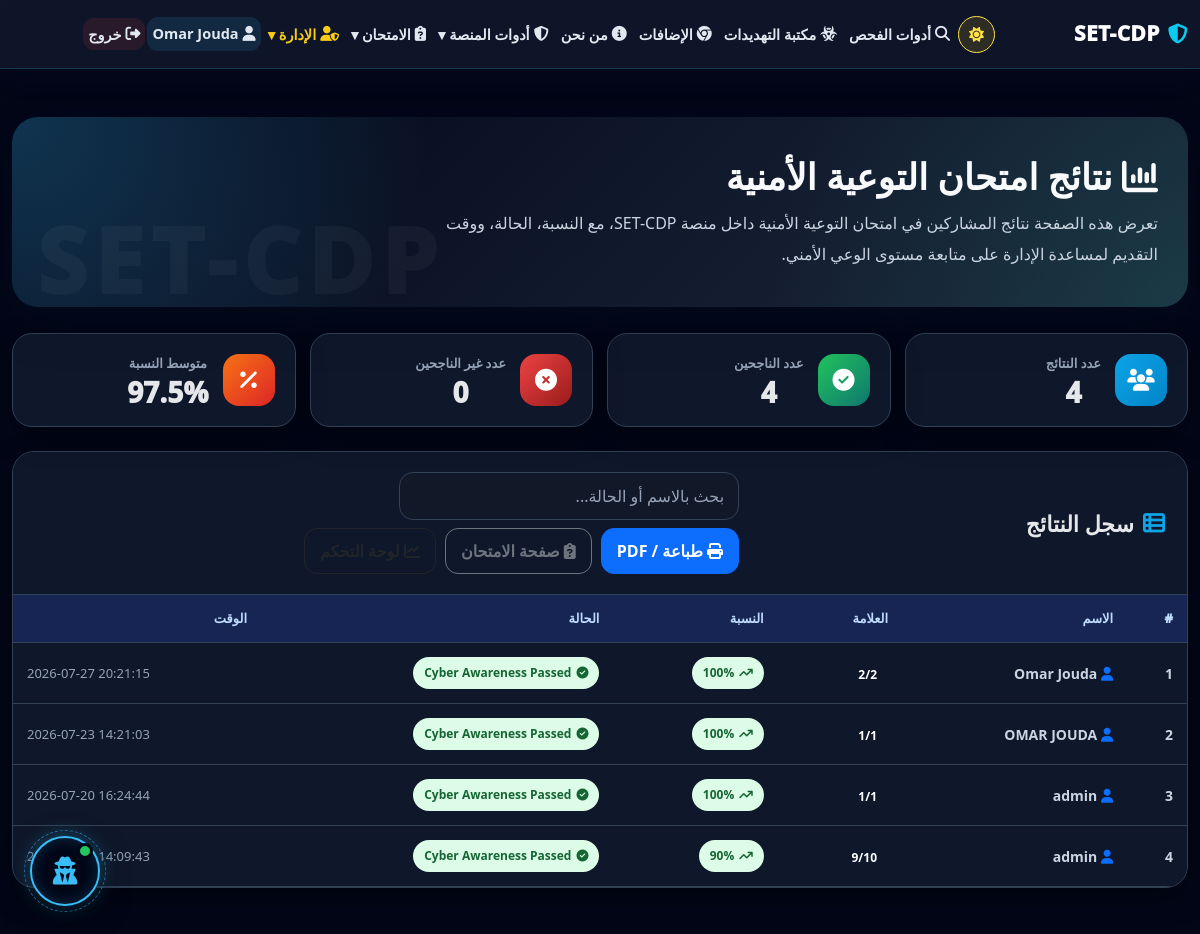
Page /quiz-admin (signed in) on the earlier database version.
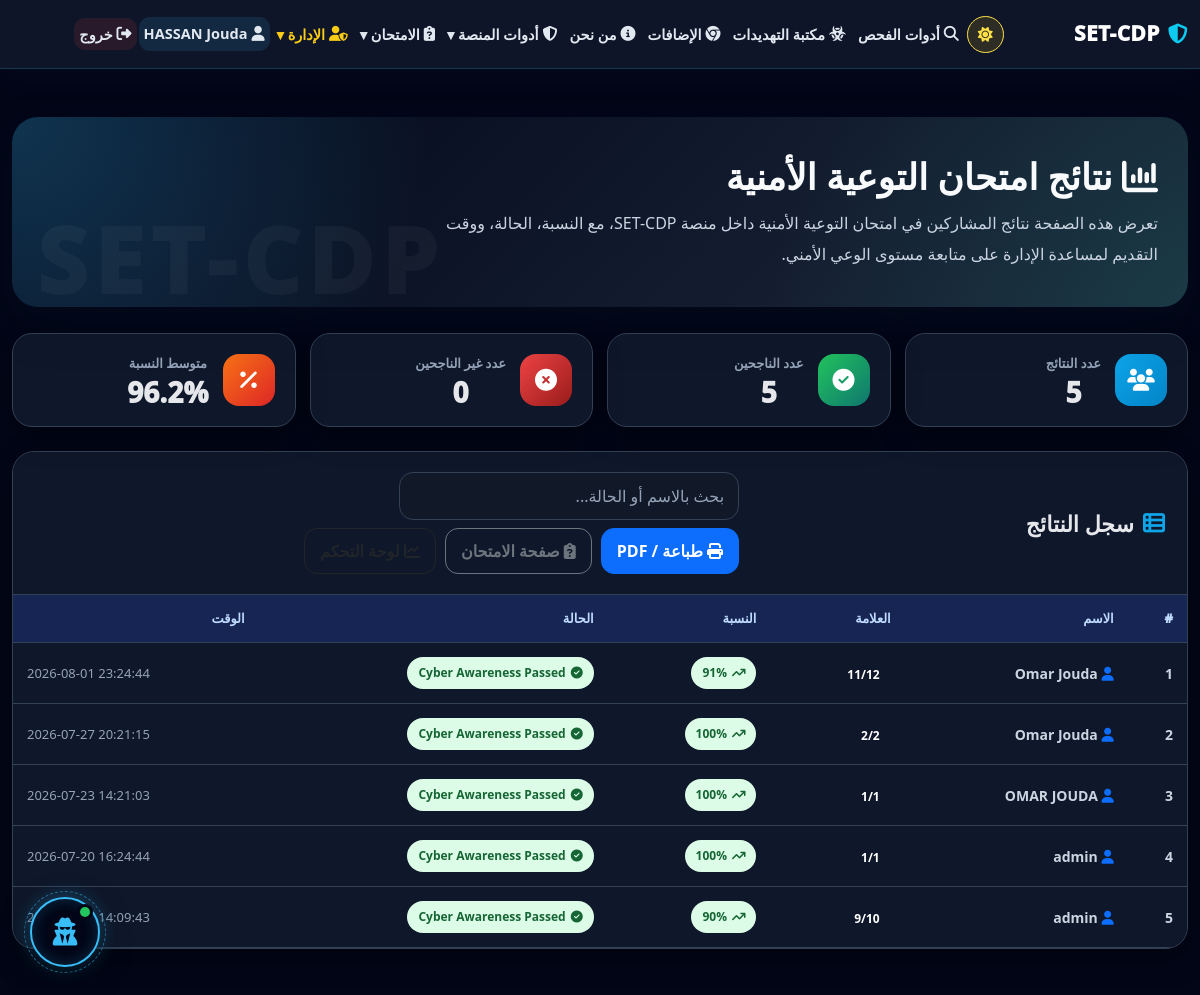
Same page on the later database version.
### tables this page shows
CREATE TABLE quiz_results (
        id INTEGER PRIMARY KEY AUTOINCREMENT,
        student_name TEXT,
        score INTEGER,
        total INTEGER,
        percentage INTEGER,
        status TEXT,
        timestamp TEXT,
        user_id INTEGER
    );

### app.py (the view)
@app.route("/quiz-admin")
@admin_required
def quiz_admin():
    ensure_quiz_table()
    conn = get_db()
    rows = conn.execute("SELECT * FROM quiz_results ORDER BY id DESC").fetchall()
    conn.close()
    return render_template("quiz_admin.html", rows=rows)

### app.py (called while the page is built)
def admin_required(f):
    @wraps(f)
    def wrapper(*args, **kwargs):
        if "user_id" not in session:
            return redirect(url_for("login"))
        if session.get("role") != "admin":
            return render_template("403.html"), 403
        return f(*args, **kwargs)
    return wrapper

def get_db():
    conn = sqlite3.connect(DB_PATH)
    conn.row_factory = sqlite3.Row
    return conn

def ensure_quiz_table():
    conn = get_db()
    conn.execute('''CREATE TABLE IF NOT EXISTS quiz_results (
        id INTEGER PRIMARY KEY AUTOINCREMENT,
        student_name TEXT,
        score INTEGER,
        total INTEGER,
        percentage INTEGER,
        status TEXT,
        timestamp TEXT,
        user_id INTEGER
    )''')
    conn.commit()
    conn.close()

### templates/quiz_admin.html (shortened to what the changed rows need)
<!doctype html>
<html lang="ar" dir="rtl">
<head>
  <link href="https://cdn.jsdelivr.net/npm/bootstrap@5.3.0/dist/css/bootstrap.rtl.min.css" rel="stylesheet">
  <link rel="stylesheet" href="https://cdnjs.cloudflare.com/ajax/libs/font-awesome/6.5.0/css/all.min.css">
  <link rel="stylesheet" href="/static/style.css">
</head>
<body>
{% include 'base_nav.html' %}
<main class="container py-5 results-page">
  <section class="results-hero">
    <h1>
      <i class="fas fa-chart-column"></i>
      نتائج امتحان التوعية الأمنية
    </h1>
  </section>
  {% set total_results = rows|length %}
  {% set passed_count = namespace(value=0) %}
  {% set failed_count = namespace(value=0) %}
  {% set sum_percent = namespace(value=0) %}
  {% for r in rows %}
    {% set p = r.percentage|float %}
    {% set sum_percent.value = sum_percent.value + p %}
    {% if p >= 70 %}
      {% set passed_count.value = passed_count.value + 1 %}
    {% else %}
      {% set failed_count.value = failed_count.value + 1 %}
    {% endif %}
  {% endfor %}
  {% if total_results > 0 %}
    {% set avg_percent = (sum_percent.value / total_results)|round(1) %}
  {% else %}
    {% set avg_percent = 0 %}
  {% endif %}
  <section class="stats-grid no-print">
    <div class="stat-card">
      <div>
        <span>عدد النتائج</span>
        <strong>{{ total_results }}</strong>
      </div>
    </div>
    <div class="stat-card">
      <div>
        <span>عدد الناجحين</span>
        <strong>{{ passed_count.value }}</strong>
      </div>
    </div>
    <div class="stat-card">
      <div>
        <span>متوسط النسبة</span>
        <strong>{{ avg_percent }}%</strong>
      </div>
    </div>
  </section>
  <section class="results-card">
    <div class="results-card-header">
      <h2>
        <i class="fas fa-table-list"></i>
        سجل النتائج
      </h2>
    </div>
    <div class="table-responsive">
      <table class="table table-hover align-middle" id="resultsTable">
        <thead>
          <tr>
            <th>#</th>
            <th>الاسم</th>
            <th>العلامة</th>
            <th>النسبة</th>
            <th>الحالة</th>
            <th>الوقت</th>
          </tr>
        </thead>
        <tbody>
          {% for r in rows %}
          <tr>
            <td class="fw-bold text-muted">
              {{ loop.index }}
            </td>
            <td class="student-name">
              <i class="fas fa-user text-primary"></i>
              {{ r.student_name }}
            </td>
            <td>
              <span class="score-badge">
                {{ r.score }}/{{ r.total }}
              </span>
            </td>
            <td>
              {% if r.percentage|float >= 70 %}
                <span class="badge-soft pass-badge">
                  <i class="fas fa-arrow-trend-up"></i>
                  {{ r.percentage }}%
                </span>
              {% elif r.percentage|float >= 50 %}
                <span class="badge-soft medium-badge">
                  <i class="fas fa-triangle-exclamation"></i>
                  {{ r.percentage }}%
                </span>
              {% else %}
                <span class="badge-soft fail-badge">
                  <i class="fas fa-arrow-trend-down"></i>
                  {{ r.percentage }}%
                </span>
              {% endif %}
            </td>
            <td>
              {% if r.percentage|float >= 70 %}
                <span class="badge-soft pass-badge">
                  <i class="fas fa-circle-check"></i>
                  {{ r.status }}
                </span>
              {% else %}
                <span class="badge-soft fail-badge">
                  <i class="fas fa-circle-xmark"></i>
                  {{ r.status }}
                </span>
              {% endif %}
            </td>
            <td>
              <div class="time-text">
                {{ r.timestamp }}
              </div>
            </td>
          </tr>
          {% endfor %}
        </tbody>
      </table>
    </div>
  </section>
</main>
</body>
</html>

Differences in the rows shown:
added quiz_results: student_name "Omar Jouda", score "11", total "12", percentage "91", status "Cyber Awareness Passed", timestamp "2026-08-01 23:24:44"
Other differences:
{{ session.get('full_name') or session.get('username') }}: "Omar Jouda" → "HASSAN Jouda"
{{ total_results }}: "4" → "5"
{{ passed_count.value }}: "4" → "5"
{{ avg_percent }}: "97.5" → "96.2"
